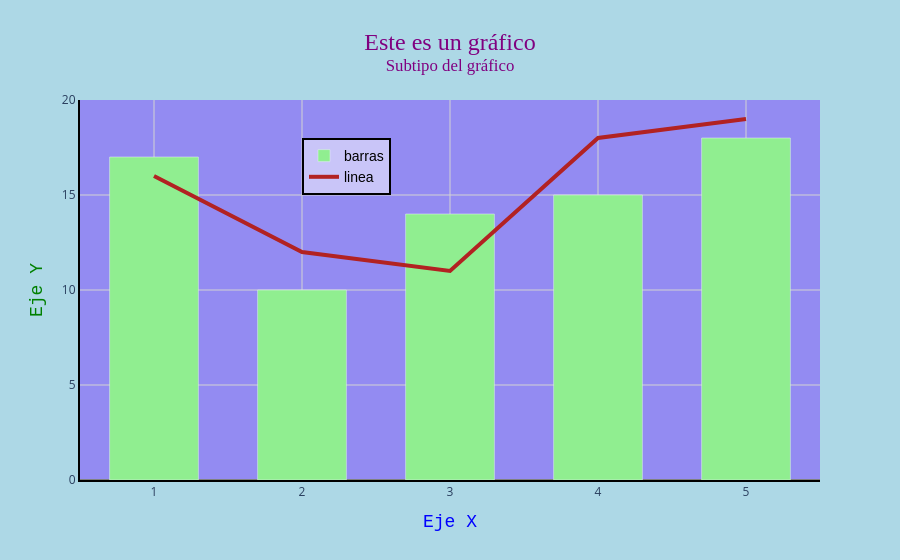

The notebook cell saved with this chart:
### Code cell
# 5. Modificar Fondos
fig.update_layout(
    plot_bgcolor="rgba(123,65,789,0.5)", # color de fondo de la zona del gráfico
    paper_bgcolor="lightblue" # color de fondo de toda la figura
)

### Figure 1 — Plotly figure (JSON) as saved in the notebook; plotly's stock layout.template omitted (floating-point values rounded to 4 significant figures)
{"data": [{"marker": {"color": "lightgreen"}, "name": "barras", "type": "bar", "x": [1, 2, 3, 4, 5], "y": [17, 10, 14, 15, 18]}, {"line": {"color": "firebrick", "width": 4}, "mode": "lines", "name": "linea", "type": "scatter", "x": [1, 2, 3, 4, 5], "y": [16, 12, 11, 18, 19]}], "layout": {"bargap": 0.4, "legend": {"bgcolor": "rgba(255,255,255,0.5)", "bordercolor": "black", "borderwidth": 2, "font": {"color": "black", "family": "Arial", "size": 14}, "x": 0.3, "y": 0.9}, "paper_bgcolor": "lightblue", "plot_bgcolor": "rgba(123,65,789,0.5)", "title": {"font": {"color": "purple", "family": "Times New Roman", "size": 24}, "text": "Este es un gráfico<br><sup>Subtipo del gráfico</sup>", "x": 0.5, "xanchor": "center"}, "xaxis": {"gridcolor": "lightgray", "linecolor": "black", "linewidth": 2, "showgrid": true, "showline": true, "title": {"font": {"color": "blue", "family": "Courier New", "size": 18}, "text": "Eje X"}, "zeroline": true, "zerolinecolor": "gray"}, "yaxis": {"gridcolor": "lightgray", "linecolor": "black", "linewidth": 2, "showline": true, "title": {"font": {"color": "green", "family": "Courier New", "size": 18}, "text": "Eje Y"}, "zeroline": true, "zerolinecolor": "gray"}}}
